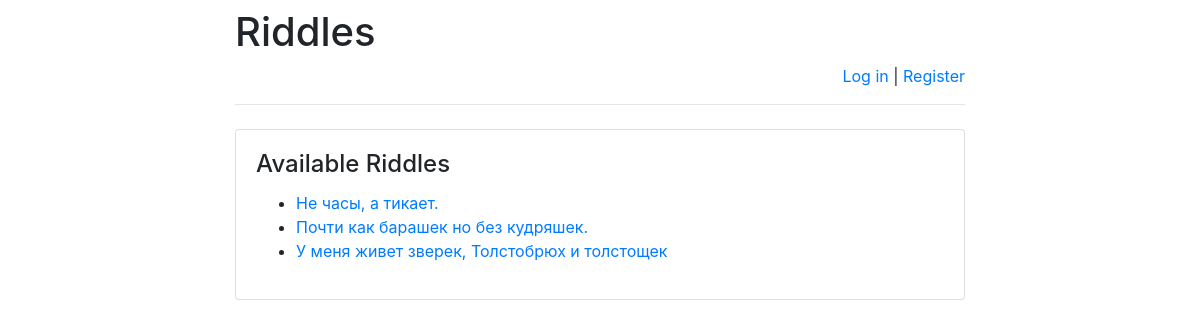
Page /riddles/ on the earlier database version.
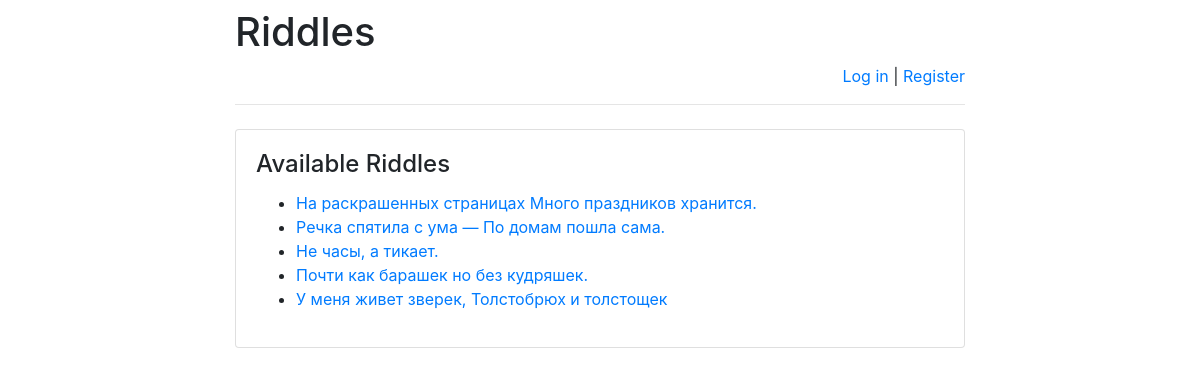
Same page on the later database version.
### riddles/models.py (models this page shows)
class Riddle(models.Model):
    riddle_text = models.CharField(max_length=255)
    pub_date = models.DateTimeField('date published')

### riddles/views.py (the view)
def index(request):
    message = None
    if "message" in request.GET:
        message = request.GET["message"]
    return render(
        request,
        "index.html",
        {
            "latest_riddles":
                Riddle.objects.order_by('-pub_date')[:5],
            "message": message
        }
    )

### riddles/templates/index.html (shortened to what this page needs)
{% extends 'base.html' %}
{% block main %}
    <h4 class="card-title">Available Riddles</h4>
    {% if latest_riddles %}
        <ul>
            {% for riddle in latest_riddles %}
                <li>
                    <a href="/riddles/{{ riddle.id }}/">{{ riddle.riddle_text }}</a>
                </li>
            {% endfor %}
        </ul>
    {% else %}
        <p>No riddles are available right now.</p>
    {% endif %}
{% endblock %}

Differences in the rows shown:
added Riddle: riddle_text "На раскрашенных страницах Много праздников хранится."
added Riddle: riddle_text "Речка спятила с ума — По домам пошла сама."
